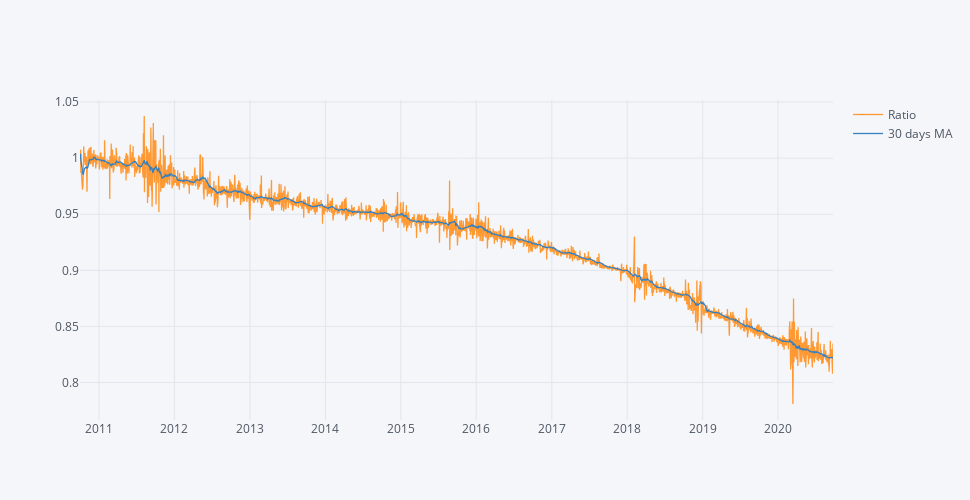

Notebook cell for this chart:
### Code cell
ratio = fundos ['IUSE'] / fundos['SPY']
ratio = pd.DataFrame(ratio)
ratio.index = pd.to_datetime(ratio.index)
ratio.columns=['Ratio']

ratio['30 days MA'] = ratio['Ratio'].rolling('30D').mean()
ratio.iplot(dimensions=pl.dimensions)

### Figure 1 — Plotly figure (JSON) as saved in the notebook; plotly's stock layout.template omitted (floating-point values rounded to 4 significant figures; data arrays with more than 128 entries replaced by an {"elided": "..."} marker saying what was removed)
{"data": [{"line": {"color": "rgba(255, 153, 51, 1.0)", "dash": "solid", "shape": "linear", "width": 1.3}, "mode": "lines", "name": "Ratio", "text": "", "type": "scatter", "x": {"elided": "2565 str values"}, "y": {"elided": "2565 float values"}}, {"line": {"color": "rgba(55, 128, 191, 1.0)", "dash": "solid", "shape": "linear", "width": 1.3}, "mode": "lines", "name": "30 days MA", "text": "", "type": "scatter", "x": {"elided": "2565 str values"}, "y": {"elided": "2565 float values"}}], "layout": {"height": 500, "legend": {"bgcolor": "#F5F6F9", "font": {"color": "#4D5663"}}, "paper_bgcolor": "#F5F6F9", "plot_bgcolor": "#F5F6F9", "title": {"font": {"color": "#4D5663"}}, "width": 970, "xaxis": {"autorange": true, "gridcolor": "#E1E5ED", "range": ["2010-10-01", "2020-09-23"], "showgrid": true, "tickfont": {"color": "#4D5663"}, "title": {"font": {"color": "#4D5663"}, "text": ""}, "type": "date", "zerolinecolor": "#E1E5ED"}, "yaxis": {"autorange": true, "gridcolor": "#E1E5ED", "range": [0.7666, 1.052], "showgrid": true, "tickfont": {"color": "#4D5663"}, "title": {"font": {"color": "#4D5663"}, "text": ""}, "type": "linear", "zerolinecolor": "#E1E5ED"}}}
